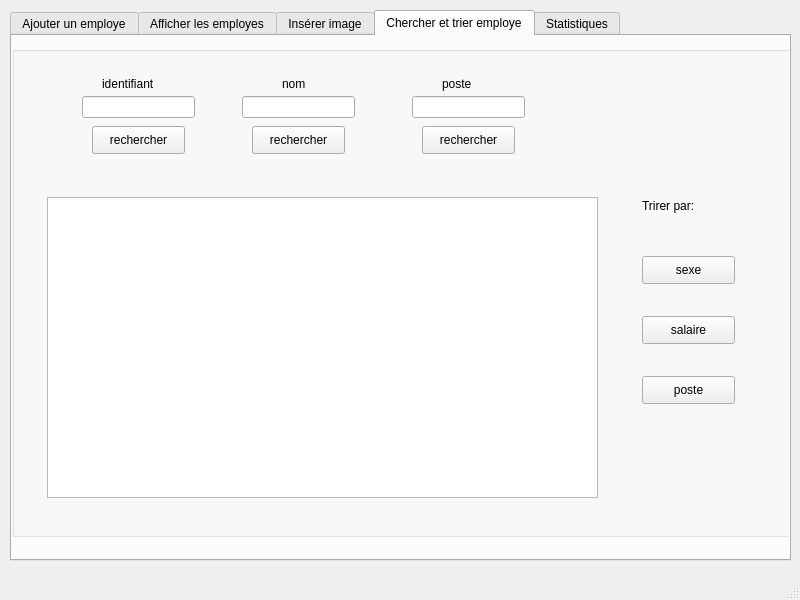
<?xml version="1.0" encoding="UTF-8"?>
<ui version="4.0">
 <class>MainWindow</class>
 <widget class="QMainWindow" name="MainWindow">
  <property name="geometry">
   <rect>
    <x>0</x>
    <y>0</y>
    <width>800</width>
    <height>600</height>
   </rect>
  </property>
  <property name="windowTitle">
   <string>MainWindow</string>
  </property>
  <widget class="QWidget" name="centralwidget">
   <widget class="QTabWidget" name="statistique">
    <property name="geometry">
     <rect>
      <x>10</x>
      <y>10</y>
      <width>781</width>
      <height>551</height>
     </rect>
    </property>
    <property name="styleSheet">
     <string notr="true">/*border-top-color: rgb(0, 0, 0);*/

}
QTabWidget::tab-bar {
left: 0px; /* move to the right by 5px */
}
QTabBar::tab {
background: #dcdcdc;
border: 2px solid #535353;
border-bottom-color: #535353; 
border-top-left-radius: 7px;
border-top-right-radius: 7px;
min-width: 80px;
padding: 8px;
color</string>
    </property>
    <property name="currentIndex">
     <number>3</number>
    </property>
    <widget class="QWidget" name="tab">
     <attribute name="title">
      <string>Ajouter un employe</string>
     </attribute>
     <widget class="QGroupBox" name="groupBox">
      <property name="geometry">
       <rect>
        <x>10</x>
        <y>20</y>
        <width>731</width>
        <height>451</height>
       </rect>
      </property>
      <property name="title">
       <string>Ajout  Supression  Modification</string>
      </property>
      <widget class="QLabel" name="label">
       <property name="geometry">
        <rect>
         <x>60</x>
         <y>50</y>
         <width>81</width>
         <height>20</height>
        </rect>
       </property>
       <property name="styleSheet">
        <string notr="true">font: 10pt &quot;MS Shell Dlg 2&quot;;
font: 9pt &quot;MS Shell Dlg 2&quot;;</string>
       </property>
       <property name="text">
        <string>Identifiant</string>
       </property>
      </widget>
      <widget class="QLabel" name="label_2">
       <property name="geometry">
        <rect>
         <x>90</x>
         <y>100</y>
         <width>71</width>
         <height>20</height>
        </rect>
       </property>
       <property name="styleSheet">
        <string notr="true">font: 9pt &quot;MS Shell Dlg 2&quot;;</string>
       </property>
       <property name="text">
        <string>Nom</string>
       </property>
      </widget>
      <widget class="QLabel" name="label_3">
       <property name="geometry">
        <rect>
         <x>80</x>
         <y>150</y>
         <width>71</width>
         <height>20</height>
        </rect>
       </property>
       <property name="styleSheet">
        <string notr="true">font: 9pt &quot;MS Shell Dlg 2&quot;;</string>
       </property>
       <property name="text">
        <string>Prenom</string>
       </property>
      </widget>
      <widget class="QLabel" name="label_4">
       <property name="geometry">
        <rect>
         <x>100</x>
         <y>200</y>
         <width>61</width>
         <height>21</height>
        </rect>
       </property>
       <property name="styleSheet">
        <string notr="true">font: 9pt &quot;MS Shell Dlg 2&quot;;</string>
       </property>
       <property name="text">
        <string>Age</string>
       </property>
      </widget>
      <widget class="QLabel" name="label_5">
       <property name="geometry">
        <rect>
         <x>440</x>
         <y>50</y>
         <width>56</width>
         <height>16</height>
        </rect>
       </property>
       <property name="styleSheet">
        <string notr="true">font: 9pt &quot;MS Shell Dlg 2&quot;;</string>
       </property>
       <property name="text">
        <string>Sexe</string>
       </property>
      </widget>
      <widget class="QLabel" name="label_6">
       <property name="geometry">
        <rect>
         <x>440</x>
         <y>120</y>
         <width>56</width>
         <height>16</height>
        </rect>
       </property>
       <property name="styleSheet">
        <string notr="true">font: 9pt &quot;MS Shell Dlg 2&quot;;</string>
       </property>
       <property name="text">
        <string>Poste</string>
       </property>
      </widget>
      <widget class="QLineEdit" name="le_id">
       <property name="geometry">
        <rect>
         <x>170</x>
         <y>50</y>
         <width>113</width>
         <height>22</height>
        </rect>
       </property>
       <property name="text">
        <string/>
       </property>
      </widget>
      <widget class="QLineEdit" name="le_nom">
       <property name="geometry">
        <rect>
         <x>170</x>
         <y>100</y>
         <width>113</width>
         <height>22</height>
        </rect>
       </property>
      </widget>
      <widget class="QLineEdit" name="le_prenom">
       <property name="geometry">
        <rect>
         <x>170</x>
         <y>150</y>
         <width>113</width>
         <height>22</height>
        </rect>
       </property>
      </widget>
      <widget class="QLineEdit" name="le_age">
       <property name="geometry">
        <rect>
         <x>170</x>
         <y>200</y>
         <width>113</width>
         <height>22</height>
        </rect>
       </property>
      </widget>
      <widget class="QLineEdit" name="le_poste">
       <property name="geometry">
        <rect>
         <x>500</x>
         <y>110</y>
         <width>113</width>
         <height>22</height>
        </rect>
       </property>
      </widget>
      <widget class="QPushButton" name="pb_ajouter">
       <property name="geometry">
        <rect>
         <x>190</x>
         <y>360</y>
         <width>93</width>
         <height>28</height>
        </rect>
       </property>
       <property name="text">
        <string>Ajouter</string>
       </property>
      </widget>
      <widget class="QLabel" name="label_9">
       <property name="geometry">
        <rect>
         <x>80</x>
         <y>250</y>
         <width>56</width>
         <height>16</height>
        </rect>
       </property>
       <property name="styleSheet">
        <string notr="true">font: 9pt &quot;MS Shell Dlg 2&quot;;</string>
       </property>
       <property name="text">
        <string>Salaire</string>
       </property>
      </widget>
      <widget class="QLineEdit" name="le_salaire">
       <property name="geometry">
        <rect>
         <x>170</x>
         <y>250</y>
         <width>113</width>
         <height>22</height>
        </rect>
       </property>
      </widget>
      <widget class="QLabel" name="label_7">
       <property name="geometry">
        <rect>
         <x>370</x>
         <y>170</y>
         <width>121</width>
         <height>20</height>
        </rect>
       </property>
       <property name="styleSheet">
        <string notr="true">font: 9pt &quot;MS Shell Dlg 2&quot;;</string>
       </property>
       <property name="text">
        <string>Heures de travail</string>
       </property>
      </widget>
      <widget class="QLabel" name="label_8">
       <property name="geometry">
        <rect>
         <x>420</x>
         <y>230</y>
         <width>61</width>
         <height>20</height>
        </rect>
       </property>
       <property name="styleSheet">
        <string notr="true">font: 9pt &quot;MS Shell Dlg 2&quot;;</string>
       </property>
       <property name="text">
        <string>Absences</string>
       </property>
      </widget>
      <widget class="QLineEdit" name="le_heures_de_travail">
       <property name="geometry">
        <rect>
         <x>500</x>
         <y>170</y>
         <width>113</width>
         <height>22</height>
        </rect>
       </property>
      </widget>
      <widget class="QLineEdit" name="le_absences">
       <property name="geometry">
        <rect>
         <x>500</x>
         <y>230</y>
         <width>113</width>
         <height>22</height>
        </rect>
       </property>
      </widget>
      <widget class="QComboBox" name="table_id">
       <property name="geometry">
        <rect>
         <x>340</x>
         <y>310</y>
         <width>81</width>
         <height>21</height>
        </rect>
       </property>
      </widget>
      <widget class="QPushButton" name="pb_supprimer">
       <property name="geometry">
        <rect>
         <x>340</x>
         <y>360</y>
         <width>93</width>
         <height>28</height>
        </rect>
       </property>
       <property name="text">
        <string>Supprimer</string>
       </property>
      </widget>
      <widget class="QPushButton" name="pb_modifier">
       <property name="geometry">
        <rect>
         <x>490</x>
         <y>360</y>
         <width>93</width>
         <height>28</height>
        </rect>
       </property>
       <property name="text">
        <string>Modifier</string>
       </property>
      </widget>
      <widget class="QComboBox" name="box_sexe">
       <property name="geometry">
        <rect>
         <x>500</x>
         <y>50</y>
         <width>111</width>
         <height>22</height>
        </rect>
       </property>
      </widget>
     </widget>
     <widget class="QLabel" name="label_24">
      <property name="geometry">
       <rect>
        <x>-100</x>
        <y>-140</y>
        <width>1141</width>
        <height>701</height>
       </rect>
      </property>
      <property name="text">
       <string/>
      </property>
      <property name="pixmap">
       <pixmap>../../../Downloads/258266983_613599279951661_9041168222402629926_n.png</pixmap>
      </property>
     </widget>
     <zorder>label_24</zorder>
     <zorder>groupBox</zorder>
    </widget>
    <widget class="QWidget" name="tab_2">
     <attribute name="title">
      <string>Afficher les employes</string>
     </attribute>
     <widget class="QTableView" name="tab_employe">
      <property name="geometry">
       <rect>
        <x>10</x>
        <y>30</y>
        <width>741</width>
        <height>371</height>
       </rect>
      </property>
     </widget>
     <widget class="QLabel" name="label_25">
      <property name="geometry">
       <rect>
        <x>-100</x>
        <y>0</y>
        <width>1031</width>
        <height>551</height>
       </rect>
      </property>
      <property name="text">
       <string/>
      </property>
      <property name="pixmap">
       <pixmap>../../../Downloads/258266983_613599279951661_9041168222402629926_n.png</pixmap>
      </property>
     </widget>
     <zorder>label_25</zorder>
     <zorder>tab_employe</zorder>
    </widget>
    <widget class="QWidget" name="tab_6">
     <attribute name="title">
      <string>Insérer image</string>
     </attribute>
     <widget class="QGroupBox" name="groupBox_4">
      <property name="geometry">
       <rect>
        <x>30</x>
        <y>40</y>
        <width>681</width>
        <height>391</height>
       </rect>
      </property>
      <property name="styleSheet">
       <string notr="true">font: 9pt &quot;MS Shell Dlg 2&quot;;</string>
      </property>
      <property name="title">
       <string>Insertion image</string>
      </property>
      <widget class="QPushButton" name="pb_image">
       <property name="geometry">
        <rect>
         <x>440</x>
         <y>160</y>
         <width>141</width>
         <height>28</height>
        </rect>
       </property>
       <property name="text">
        <string>Choisir une photo </string>
       </property>
      </widget>
      <widget class="QLabel" name="le_image">
       <property name="geometry">
        <rect>
         <x>80</x>
         <y>70</y>
         <width>211</width>
         <height>241</height>
        </rect>
       </property>
       <property name="text">
        <string/>
       </property>
      </widget>
     </widget>
     <widget class="QLabel" name="label_10">
      <property name="geometry">
       <rect>
        <x>-40</x>
        <y>-5</y>
        <width>841</width>
        <height>551</height>
       </rect>
      </property>
      <property name="text">
       <string/>
      </property>
      <property name="pixmap">
       <pixmap>../../../Downloads/258266983_613599279951661_9041168222402629926_n.png</pixmap>
      </property>
     </widget>
     <zorder>label_10</zorder>
     <zorder>groupBox_4</zorder>
    </widget>
    <widget class="QWidget" name="tab_5">
     <attribute name="title">
      <string>Chercher et trier employe</string>
     </attribute>
     <widget class="QGroupBox" name="groupBox_3">
      <property name="geometry">
       <rect>
        <x>0</x>
        <y>10</y>
        <width>781</width>
        <height>491</height>
       </rect>
      </property>
      <property name="title">
       <string/>
      </property>
      <widget class="QLineEdit" name="le_id_r">
       <property name="geometry">
        <rect>
         <x>70</x>
         <y>50</y>
         <width>113</width>
         <height>22</height>
        </rect>
       </property>
      </widget>
      <widget class="QLineEdit" name="le_nom_r">
       <property name="geometry">
        <rect>
         <x>230</x>
         <y>50</y>
         <width>113</width>
         <height>22</height>
        </rect>
       </property>
      </widget>
      <widget class="QLineEdit" name="le_poste_r">
       <property name="geometry">
        <rect>
         <x>400</x>
         <y>50</y>
         <width>113</width>
         <height>22</height>
        </rect>
       </property>
      </widget>
      <widget class="QLabel" name="label_20">
       <property name="geometry">
        <rect>
         <x>90</x>
         <y>30</y>
         <width>81</width>
         <height>16</height>
        </rect>
       </property>
       <property name="styleSheet">
        <string notr="true">font: 9pt &quot;MS Shell Dlg 2&quot;;</string>
       </property>
       <property name="text">
        <string>identifiant</string>
       </property>
      </widget>
      <widget class="QLabel" name="label_21">
       <property name="geometry">
        <rect>
         <x>270</x>
         <y>30</y>
         <width>56</width>
         <height>16</height>
        </rect>
       </property>
       <property name="styleSheet">
        <string notr="true">font: 9pt &quot;MS Shell Dlg 2&quot;;</string>
       </property>
       <property name="text">
        <string>nom</string>
       </property>
      </widget>
      <widget class="QLabel" name="label_22">
       <property name="geometry">
        <rect>
         <x>430</x>
         <y>30</y>
         <width>56</width>
         <height>16</height>
        </rect>
       </property>
       <property name="styleSheet">
        <string notr="true">font: 9pt &quot;MS Shell Dlg 2&quot;;</string>
       </property>
       <property name="text">
        <string>poste</string>
       </property>
      </widget>
      <widget class="QTableView" name="tabler">
       <property name="geometry">
        <rect>
         <x>35</x>
         <y>151</y>
         <width>551</width>
         <height>301</height>
        </rect>
       </property>
      </widget>
      <widget class="QLabel" name="label_23">
       <property name="geometry">
        <rect>
         <x>630</x>
         <y>150</y>
         <width>101</width>
         <height>20</height>
        </rect>
       </property>
       <property name="styleSheet">
        <string notr="true">font: 9pt &quot;MS Shell Dlg 2&quot;;</string>
       </property>
       <property name="text">
        <string>Trirer par:</string>
       </property>
      </widget>
      <widget class="QPushButton" name="pb_recherche_id">
       <property name="geometry">
        <rect>
         <x>80</x>
         <y>80</y>
         <width>93</width>
         <height>28</height>
        </rect>
       </property>
       <property name="text">
        <string>rechercher</string>
       </property>
      </widget>
      <widget class="QPushButton" name="pb_recherche_nom">
       <property name="geometry">
        <rect>
         <x>240</x>
         <y>80</y>
         <width>93</width>
         <height>28</height>
        </rect>
       </property>
       <property name="text">
        <string>rechercher</string>
       </property>
      </widget>
      <widget class="QPushButton" name="pb_recherche_poste">
       <property name="geometry">
        <rect>
         <x>410</x>
         <y>80</y>
         <width>93</width>
         <height>28</height>
        </rect>
       </property>
       <property name="text">
        <string>rechercher</string>
       </property>
      </widget>
      <widget class="QPushButton" name="pb_trier_sexe">
       <property name="geometry">
        <rect>
         <x>630</x>
         <y>210</y>
         <width>93</width>
         <height>28</height>
        </rect>
       </property>
       <property name="text">
        <string>sexe</string>
       </property>
      </widget>
      <widget class="QPushButton" name="pb_trier_salaire">
       <property name="geometry">
        <rect>
         <x>630</x>
         <y>270</y>
         <width>93</width>
         <height>28</height>
        </rect>
       </property>
       <property name="text">
        <string>salaire</string>
       </property>
      </widget>
      <widget class="QPushButton" name="pb_trirer_poste">
       <property name="geometry">
        <rect>
         <x>630</x>
         <y>330</y>
         <width>93</width>
         <height>28</height>
        </rect>
       </property>
       <property name="text">
        <string>poste</string>
       </property>
      </widget>
      <widget class="QLabel" name="label_11">
       <property name="geometry">
        <rect>
         <x>-210</x>
         <y>-160</y>
         <width>1091</width>
         <height>801</height>
        </rect>
       </property>
       <property name="styleSheet">
        <string notr="true">font: 9pt &quot;MS Shell Dlg 2&quot;;</string>
       </property>
       <property name="text">
        <string/>
       </property>
       <property name="pixmap">
        <pixmap>../../../Downloads/258266983_613599279951661_9041168222402629926_n.png</pixmap>
       </property>
      </widget>
      <zorder>label_11</zorder>
      <zorder>le_id_r</zorder>
      <zorder>le_nom_r</zorder>
      <zorder>le_poste_r</zorder>
      <zorder>label_20</zorder>
      <zorder>label_21</zorder>
      <zorder>label_22</zorder>
      <zorder>tabler</zorder>
      <zorder>label_23</zorder>
      <zorder>pb_recherche_id</zorder>
      <zorder>pb_recherche_nom</zorder>
      <zorder>pb_recherche_poste</zorder>
      <zorder>pb_trier_sexe</zorder>
      <zorder>pb_trier_salaire</zorder>
      <zorder>pb_trirer_poste</zorder>
     </widget>
    </widget>
    <widget class="QWidget" name="tab_3">
     <attribute name="title">
      <string>Statistiques</string>
     </attribute>
     <widget class="QPushButton" name="pb_age_stat">
      <property name="geometry">
       <rect>
        <x>120</x>
        <y>190</y>
        <width>141</width>
        <height>41</height>
       </rect>
      </property>
      <property name="text">
       <string>stat age</string>
      </property>
     </widget>
     <widget class="QPushButton" name="pb_absences_stat">
      <property name="geometry">
       <rect>
        <x>300</x>
        <y>190</y>
        <width>141</width>
        <height>41</height>
       </rect>
      </property>
      <property name="text">
       <string>stat absences</string>
      </property>
     </widget>
     <widget class="QPushButton" name="pb_heures_de_travail_stat">
      <property name="geometry">
       <rect>
        <x>490</x>
        <y>190</y>
        <width>151</width>
        <height>41</height>
       </rect>
      </property>
      <property name="text">
       <string>stat heures de travail</string>
      </property>
     </widget>
     <widget class="QLabel" name="label_12">
      <property name="geometry">
       <rect>
        <x>-110</x>
        <y>-40</y>
        <width>961</width>
        <height>581</height>
       </rect>
      </property>
      <property name="text">
       <string/>
      </property>
      <property name="pixmap">
       <pixmap>../../../Downloads/258266983_613599279951661_9041168222402629926_n.png</pixmap>
      </property>
     </widget>
     <zorder>label_12</zorder>
     <zorder>pb_age_stat</zorder>
     <zorder>pb_absences_stat</zorder>
     <zorder>pb_heures_de_travail_stat</zorder>
    </widget>
   </widget>
  </widget>
  <widget class="QMenuBar" name="menubar">
   <property name="geometry">
    <rect>
     <x>0</x>
     <y>0</y>
     <width>800</width>
     <height>26</height>
    </rect>
   </property>
  </widget>
  <widget class="QStatusBar" name="statusbar"/>
 </widget>
 <resources/>
 <connections/>
</ui>
